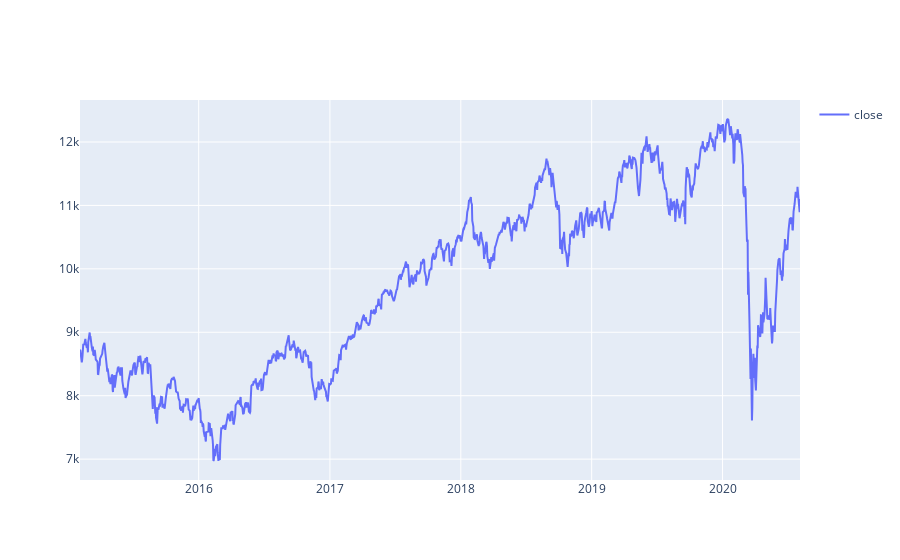

Notebook code cell kept with this figure:
### Code cell
fig = go.Figure()
fig.add_trace(go.Scatter(x = df.date, y = df.close, mode = 'lines', name = 'close'))
fig.update_layout(showlegend = True)
fig.show()

### Figure 1 — Plotly figure (JSON) as saved in the notebook; plotly's stock layout.template omitted (floating-point values rounded to 4 significant figures; data arrays with more than 128 entries replaced by an {"elided": "..."} marker saying what was removed)
{"data": [{"mode": "lines", "name": "close", "type": "scatter", "x": {"elided": "1360 str values"}, "y": {"elided": "1360 float values"}}], "layout": {"showlegend": true}}
